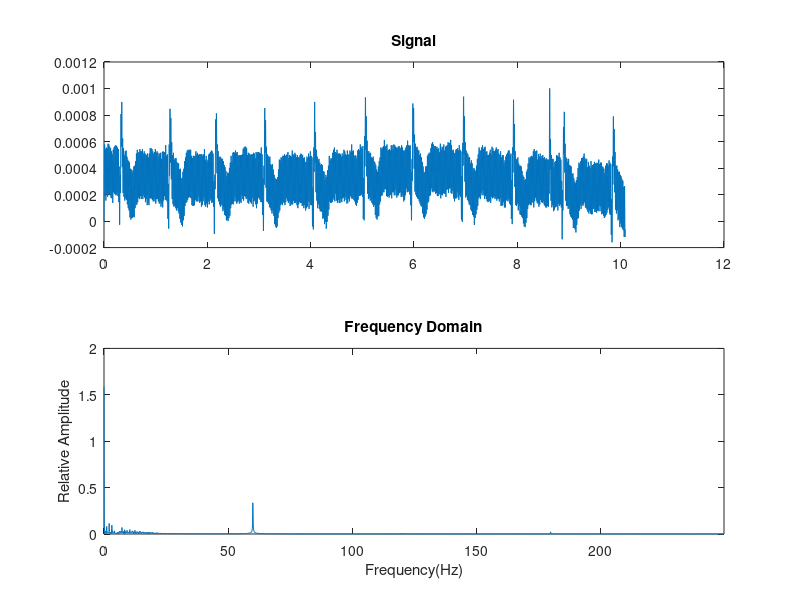

MATLAB code to generate this figure: (Note: this script raises an error after producing the figure.)
a = csvread('BPM_Test1 (Raw).csv');

signal = a(:,2)'; 
if mod(length(signal),2) == 1
  signal(end) = [];
  end

fs = 500; %Hz
t = 0:1/fs:(length(signal)-1)/fs;

%%Find Frequency Spectrum:
freq = fft(signal);
n = length(freq);
f = linspace(0,fs-1/n,n);
x = f(1:round(end/2));
y = abs(freq(1:round(end/2)));
xlabel('Time (seconds)');
ylabel('Relative Amplitude');

%%Plot
subplot(2,1,1);
plot(t,signal);
title('Signal')
subplot(2,1,2);
plot(x,y)
axis([0 f(round(end/2))]);
title('Frequency Domain');
xlabel('Frequency(Hz)');
ylabel('Relative Amplitude');

%%Filter
fc = 59;  %Select frequency cutoff(s)
signal = do_filter(signal, fs, 'lowpass', fc); %select type of filter

%%Find Frequency Spectrum Again:
freq = fft(signal);
n = length(freq);
f = linspace(0,fs-1/n,n);
x = f(1:round(end/2));
y = abs(freq(1:round(end/2)));
xlabel('Time (seconds)');
ylabel('Relative Amplitude');

%%Plot Again
subplot(2,1,1);
plot(t,signal);
title('Signal')
subplot(2,1,2);
plot(x,y)
axis([0 f(round(end/2))]);
title('Frequency Domain');
xlabel('Frequency(Hz)');
ylabel('Relative Amplitude');



